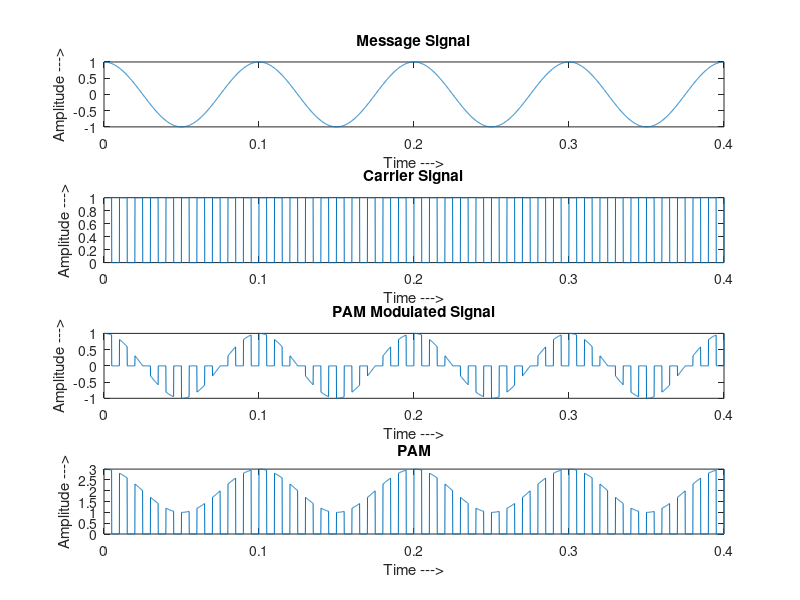

This chart was generated by the following MATLAB code:
clc;
close all;
clear all;
fc=100;
fm=fc/10;
fs=100*fc;
t=0:1/fs:4/fm;
msg_sgl=cos(2*pi*fm*t);
carr_sgl=0.5*square(2*pi*fc*t)+0.5;
mod_sgl=msg_sgl.*carr_sgl;
tt=[];
for i=1:length(mod_sgl)
    if mod_sgl(i)==0
        tt=[tt,mod_sgl(i)];
    else
       tt=[tt,mod_sgl(i)+2];
    end
end
figure(1)
subplot(4,1,1)
plot(t,msg_sgl);
title('Message Signal');
ylabel('Amplitude --->');
xlabel('Time --->');
subplot(4,1,2)
plot(t,carr_sgl);
title('Carrier Signal');
ylabel('Amplitude --->');
xlabel('Time --->');
subplot(4,1,3)
plot(t,mod_sgl);
title('PAM Modulated Signal');
ylabel('Amplitude --->');
xlabel('Time --->');
subplot(4,1,4)
plot(t,tt);
title('PAM');
ylabel('Amplitude --->');
xlabel('Time --->');
